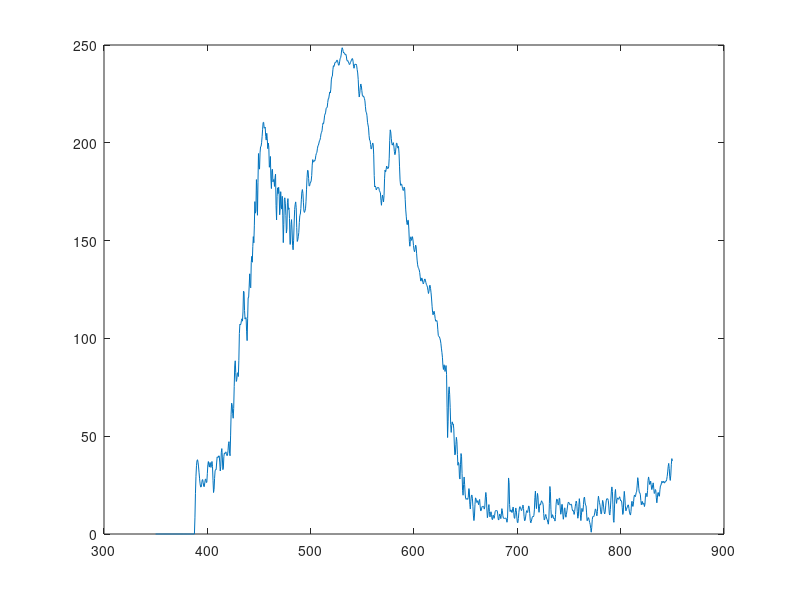

This figure's MATLAB source:
clear all
close all

input_spectra=importdata('input_spectra.txt');
LED_Spectra=importdata('LED_Spectra.txt');

Wavelength=350:.5:850

input_spectra=spline(input_spectra(:,1),input_spectra(:,2),Wavelength);
input_spectra(input_spectra<0)=0;


x=[Wavelength' input_spectra']
plot(Wavelength,input_spectra)